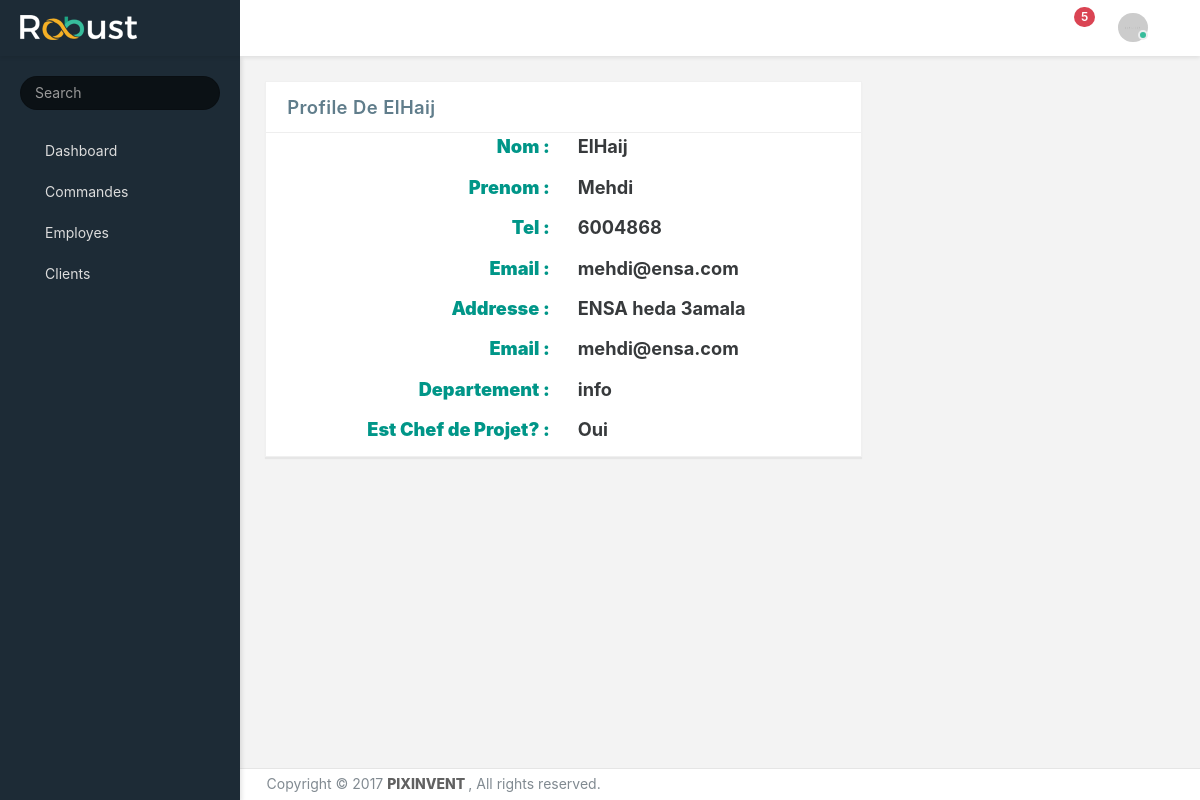
/employe/info.php?id=1, run on an earlier commit of the app's database.
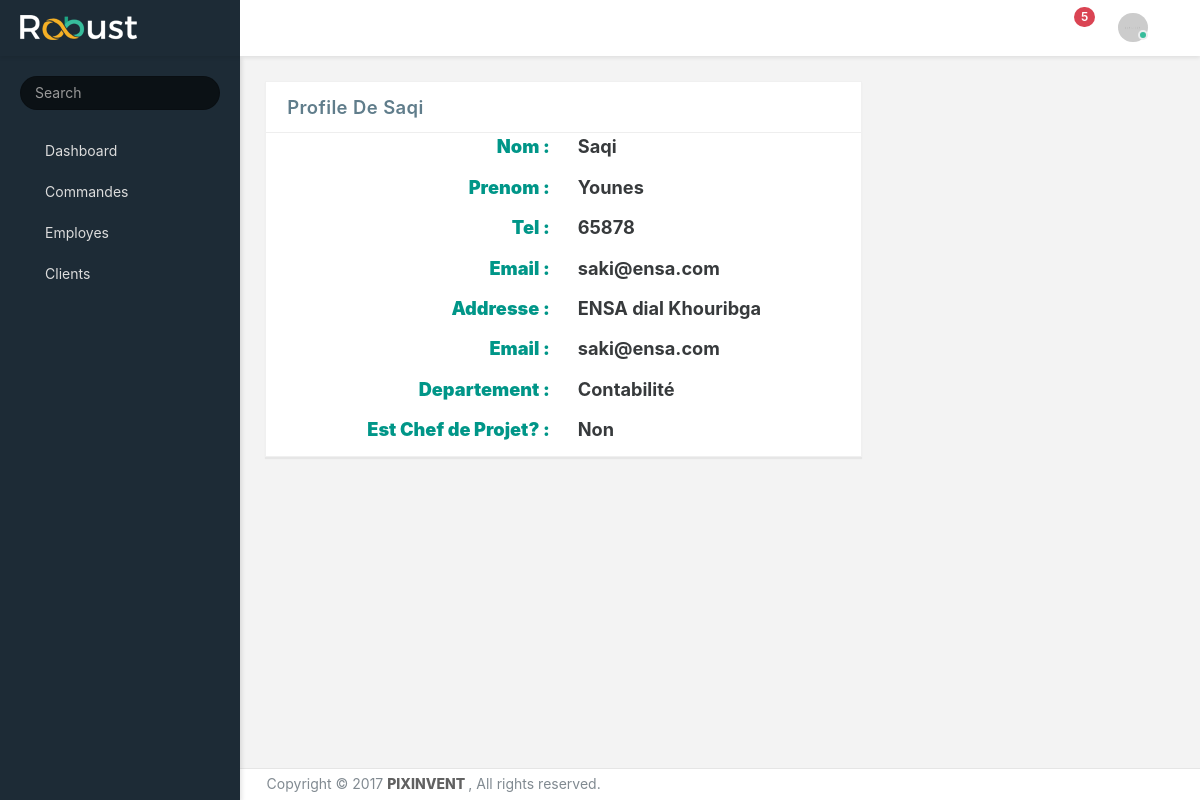
And on a later commit of the database.
### tables this page shows
CREATE TABLE employers(
   id         int           NOT NULL     AUTO_INCREMENT,
   nom      VARCHAR (20)    NOT NULL,
   prenom   VARCHAR (20)    NOT NULL,
   tel      INT             NOT NULL,
   address  VARCHAR (40)    NOT NULL,
   email    VARCHAR (100)   NOT NULL CHECK (email LIKE '%_@__%.__%'),
   departement  VARCHAR (100)             NOT NULL,
   est_chefdep BOOLEAN         NOT NULL default 0,
   password VARCHAR (30)    NOT NULL,
   PRIMARY KEY (id)
);

### include/outils.php (called while the page is built, shortened)
<?php
require_once('basedonner.php');
function template($nom, $data = array())
{
    extract($data);
    require __DIR__ . '/../templates/' . $nom . '.php';
}
function lien($lien)
{
    return site . $lien;
}
function asset($path) {
    return lien('/public/' . $path);
}

### include/Basedonner.php (called while the page is built, shortened)
<?php
class BaseDonner
{
    function __construct($table, $columns)
    {
        $this->columns = $columns;
        $prop = array();
        foreach ($this->columns as $col) {
            $prop[$col] = '';
        }
        try{
            $this->db = new PDO('mysql:host=' . db_host . ';dbname=' . db_name, db_user, db_pass);
        }
        catch(PDOException $ex){
            die('impossible de se connecter a la base de donner');
        }
    }
    public static function trouver($col, $val)
    {
        $personne = new static();
        $stmt = $personne->db->prepare("SELECT * FROM " . static::table . " WHERE $col = :val limit 1");
        $stmt->execute(array(
                        ':val' => $val,
                       ));
        if ($stmt->rowCount() == 0)
            return false;
        else{
            $resultat = $stmt->fetchObject();
            foreach ($personne->columns as $col) {
                if(array_key_exists($col, $resultat))
                    $personne->$col = $resultat->$col;
            }
            $personne->id = $resultat->id;
            return $personne;
        }
    }
}

### employe/info.php (the view, shortened to what this page needs)
<?php
require __DIR__. '/../include/outils.php';
$employe = Employers::trouver('id', $_GET['id']);
?>
<?php
    template('header');
?>
<div data-scroll-to-active="true" class="main-menu menu-fixed menu-dark menu-accordion menu-shadow">
    <?php template('sidebar'); ?>
</div>
<nav class="header-navbar navbar navbar-with-menu navbar-fixed-top navbar-semi-dark navbar-shadow">
    <?php template('nav'); ?>
</nav>
<div class="app-content content container-fluid">
    <div class="content-wrapper">
        <div class="row">
            <div class="col-md-8">
                <div class="card">
                    <div class="card-header">
                        <h4 class="card-title blue-grey">Profile de <?= $employe->nom ?></h4>
                        <div class="heading-elements">
                            <ul class="list-inline mb-0">
                                <li><a data-action="reload"><i class="icon-reload"></i></a></li>
                                <li><a data-action="expand"><i class="icon-expand2"></i></a></li>
                            </ul>
                        </div>
                    </div>
                    <div class="card-body">
                        <div class="form-body">
                            <div class="row">
                                <div class="col-md-6">
                                    <p class="text-xs-right teal text-bold-900 font-medium-3">Nom :</p>
                                </div>
                                <div class="col-md-6 text-bold-700 font-medium-3">
                                    <p><?= $employe->nom ?></p>
                                </div>
                            </div>
                            <div class="row">
                                <div class="col-md-6">
                                    <p class="text-xs-right teal text-bold-900 font-medium-3">Prenom :</p>
                                </div>
                                <div class="col-md-6 text-bold-700 font-medium-3">
                                    <p><?= $employe->prenom ?></p>
                                </div>
                            </div>
                            <div class="row">
                                <div class="col-md-6">
                                    <p class="text-xs-right teal text-bold-900 font-medium-3">Tel :</p>
                                </div>
                                <div class="col-md-6 text-bold-700 font-medium-3">
                                    <p><?= $employe->tel ?></p>
                                </div>
                            </div>
                            <div class="row">
                                <div class="col-md-6">
                                    <p class="text-xs-right teal text-bold-900 font-medium-3">Email :</p>
                                </div>
                                <div class="col-md-6 text-bold-700 font-medium-3">
                                    <p><?= $employe->email ?></p>
                                </div>
                            </div>
                            <div class="row">
                                <div class="col-md-6">
                                    <p class="text-xs-right teal text-bold-900 font-medium-3">Addresse :</p>
                                </div>
                                <div class="col-md-6 text-bold-700 font-medium-3">
                                    <p><?= $employe->address ?></p>
                                </div>
                            </div>
                            <div class="row">
                                <div class="col-md-6">
                                    <p class="text-xs-right teal text-bold-900 font-medium-3">Email :</p>
                                </div>
                                <div class="col-md-6 text-bold-700 font-medium-3">
                                    <p><?= $employe->email ?></p>
                                </div>
                            </div>
                            <div class="row">
                                <div class="col-md-6">
                                    <p class="text-xs-right teal text-bold-900 font-medium-3">Departement :</p>
                                </div>
                                <div class="col-md-6 text-bold-700 font-medium-3">
                                    <p><?= $employe->departement ?></p>
                                </div>
                            </div>
                            <div class="row">
                                <div class="col-md-6">
                                    <p class="text-xs-right teal text-bold-900 font-medium-3">Est Chef de Projet? :</p>
                                </div>
                                <div class="col-md-6 text-bold-700 font-medium-3">
                                    <p><?= $employe->est_chefdep ? "Oui" : "Non" ?></p>
                                </div>
                            </div>
                        </div>
                    </div>
            </div>
            </div>
        </div>
    </div>
</div>
<?php
    template('footer');
?>

### templates/header.php (shortened to what this page needs)
<!DOCTYPE html>
<html lang="en" data-textdirection="ltr" class="loading">
  <head>
    <link rel="stylesheet" type="text/css" href="<?= lien('/public/css/bootstrap.css') ?>">
    <link rel="stylesheet" type="text/css" href="<?= lien('/public/fonts/icomoon.css') ?>">
    <link rel="stylesheet" type="text/css" href="<?= lien('/public/fonts/flag-icon-css/css/flag-icon.min.css') ?>">
    <link rel="stylesheet" type="text/css" href="<?= lien('/public/vendors/css/extensions/pace.css') ?>">
    <link rel="stylesheet" type="text/css" href="<?= lien('/public/css/bootstrap-extended.css') ?>">
    <link rel="stylesheet" type="text/css" href="<?= lien('/public/css/app.css') ?>">
    <link rel="stylesheet" type="text/css" href="<?= lien('/public/css/colors.css') ?>">
    <link rel="stylesheet" type="text/css" href="<?= lien('/public/css/core/menu/menu-types/vertical-menu.css') ?>">
    <link rel="stylesheet" type="text/css" href="<?= lien('/public/css/core/menu/menu-types/vertical-overlay-menu.css') ?>">
    <link rel="stylesheet" type="text/css" href="<?= lien('/public/css/core/colors/palette-gradient.css') ?>">
    <link rel="stylesheet" type="text/css" href="<?= lien('/public/css/style.css') ?>">
  </head>
  <body data-open="click" data-menu="vertical-menu" data-col="2-columns" class="<?= (isset($noMenu) || $noMenu == true) ? '1-columns  blank-page blank-page ' : 'vertical-layout vertical-menu 2-columns fixed-navbar '; ?>">

### templates/sidebar.php
<div class="main-menu-header">
  <input type="text" placeholder="Search" class="menu-search form-control round" />
</div>
<div class="main-menu-content">
  <ul id="main-menu-navigation" data-menu="menu-navigation" class="navigation navigation-main">
    <li class=" nav-item">
      <a href="<?= lien('/backoffice.php'); ?>">
        <i class="icon-home3"></i>
        <span class="menu-title">Dashboard</span>
      </a>
    </li>
    <li class=" nav-item">
      <a href="<?= lien('/Commande/'); ?>">
        <i class="icon-newspaper"></i>
        <span class="menu-title">Commandes</span>
      </a>
    </li>
    <li class=" nav-item">
      <a href="<?= lien('/employe/'); ?>">
        <i class="icon-users2"></i>
        <span class="menu-title">Employes</span>
      </a>
    </li>
    <li class=" nav-item">
      <a href="<?= lien('/clients/'); ?>">
        <i class="icon-users2"></i>
        <span class="menu-title">Clients</span>
      </a>
    </li>
  </ul>
</div>

### templates/nav.php (shortened to what this page needs)
<div class="navbar-wrapper">
  <div class="navbar-header">
    <ul class="nav navbar-nav">
      <li class="nav-item">
        <a href="index.html" class="navbar-brand nav-link">
          <img alt="branding logo" src="<?= asset('images/logo/robust-logo-light.png') ?>" class="brand-logo">
        </a>
      </li>
    </ul>
  </div>
  <div class="navbar-container content container-fluid">
    <div id="navbar-mobile" class="collapse navbar-toggleable-sm">
    <ul class="nav navbar-nav">
        <li class="nav-item hidden-sm-down">
          <a class="nav-link nav-menu-main menu-toggle hidden-xs">
            <i class="icon-menu5"> </i>
          </a>
        </li>
        <li class="nav-item hidden-sm-down">
          <a href="#" class="nav-link nav-link-expand">
            <i class="ficon icon-expand2"></i>
          </a>
        </li>
      </ul>
      <ul class="nav navbar-nav float-xs-right">
        <li class="dropdown dropdown-notification nav-item">
          <a href="#" data-toggle="dropdown" class="nav-link nav-link-label">
            <i class="ficon icon-bell4"></i>
            <span class="tag tag-pill tag-default tag-danger tag-default tag-up">5</span>
          </a>
        </li>
        <li class="dropdown dropdown-user nav-item">
          <a href="#" data-toggle="dropdown" class="dropdown-toggle nav-link dropdown-user-link">
            <span class="avatar avatar-online">
              <img src="<?= asset('images/portrait/small/avatar-s-1.png') ?>" alt="avatar">
              <i></i>
            </span>
          </a>
        </li>
      </ul>
    </div>
  </div>
</div>

### templates/footer.php (shortened to what this page needs)
    <footer class="footer footer-light navbar-border">
      <p class="clearfix text-muted text-sm-center mb-0 px-2"><span class="float-md-left d-xs-block d-md-inline-block">Copyright  &copy; 2017 <a href="https://themeforest.net/user/pixinvent/portfolio?ref=pixinvent" target="_blank" class="text-bold-800 grey darken-2">PIXINVENT </a>, All rights reserved. </span><span class="float-md-right d-xs-block d-md-inline-block">Hand-crafted & Made with <i class="icon-heart5 pink"></i></span></p>
    </footer>
  </body>
</html>

### public/css/app.css (style rules this page uses)
@media (max-width: 1366px) { html { font-size: 14px; } }
html { height: 100%; }
html body { height: 100%; background-color: #F3F3F3; direction: ltr; }
html body.fixed-navbar { padding-top: 4rem; }
html body .content { padding: 0; transition: 300ms ease all; backface-visibility: hidden; }
html body .content .content-wrapper { padding: 1.8rem; }
footer.footer { padding: 0.4rem; }
footer.navbar-border { border-top: 1px solid rgba(0, 0, 0, 0.1); }
footer.footer-light { background: #FFFFFF; }
.main-menu { z-index: 1000; position: absolute; display: table-cell; }
.main-menu.menu-dark { color: #dcdcdc; background: #1D2B36; }
.main-menu.menu-dark .main-menu-header { padding: 20px; }
.main-menu.menu-dark .main-menu-header .menu-search { background: #0b1115; padding: 0.5rem 1rem; color: #c3c3c3; }
.main-menu.menu-dark .navigation { background: #1D2B36; }
.main-menu.menu-dark .navigation li a { color: #dcdcdc; }
.main-menu.menu-dark .navigation > li { padding: 0; }
.main-menu.menu-dark .navigation > li > a { padding: 8px 20px; }
.main-menu.menu-dark .navigation > li > a i { position: relative; top: 3px; }
.main-menu.menu-fixed { position: fixed; height: 100%; top: 4rem; height: calc(100% - 4rem); }
.main-menu.menu-shadow { box-shadow: 2px 2px 4px rgba(0, 0, 0, 0.1); }
.main-menu .main-menu-content { height: 100%; position: relative; }
.main-menu ul { list-style: none; margin: 0; padding: 0; }
.main-menu ul.navigation-main { overflow-x: hidden; }
.main-menu a { outline: none; }
.navigation { font-size: 1rem; overflow-y: hidden; padding-bottom: 20px; }
.navigation li { position: relative; white-space: nowrap; }
.navigation li a { display: block; text-overflow: ellipsis; overflow: hidden; }
.avatar { position: relative; display: inline-block; width: 30px; white-space: nowrap; border-radius: 1000px; vertical-align: bottom; }
.avatar i { position: absolute; right: -7px; bottom: 2px; width: 10px; height: 10px; border: 2px solid #eceeef; border-radius: 100%; }
.avatar img { width: 100%; max-width: 100%; height: auto; border: 0 none; border-radius: 1000px; }
.avatar-online i { background-color: #37BC9B; }
.ps-container { -ms-touch-action: none; touch-action: none; overflow: hidden !important; -ms-overflow-style: none; }
.ps-theme-light { -ms-touch-action: none; touch-action: none; overflow: hidden !important; -ms-overflow-style: none; }
@media screen and (min-width: 0px) { body:after { content: "xs - min-width: 0px"; } }
@media screen and (min-width: 544px) { body:after { content: "sm - min-width: 544px"; } }
@media screen and (min-width: 768px) { body:after { content: "md - min-width: 768px"; } }
@media screen and (min-width: 992px) { body:after { content: "lg - min-width: 992px"; } }
@media screen and (min-width: 1200px) { body:after { content: "xl - min-width: 1200px"; } }
body:after { display: none; }

### public/css/core/menu/menu-types/vertical-menu.css (style rules this page uses)
body.vertical-layout.vertical-menu.menu-expanded .navbar .navbar-header { float: left; width: 240px; }
body.vertical-layout.vertical-menu.menu-expanded .navbar .navbar-container { margin-left: 240px; }
body.vertical-layout.vertical-menu.menu-expanded .main-menu { width: 240px; transition: 300ms ease all; backface-visibility: hidden; }
body.vertical-layout.vertical-menu.menu-expanded .main-menu .navigation > li > a > i { margin-right: 12px; float: left; }
body.vertical-layout.vertical-menu.menu-expanded .main-menu .navigation > li > a > i:before { font-size: 1.2rem; }
body.vertical-layout.vertical-menu.menu-expanded .main-menu .navigation > li > a > span { display: inline-block; }
body.vertical-layout.vertical-menu.menu-expanded .content, body.vertical-layout.vertical-menu.menu-expanded .footer { margin-left: 240px; }
@media (min-width: 992px) { body.vertical-layout.vertical-menu .main-menu { width: 240px; } }
@media (min-width: 992px) { body.vertical-layout.vertical-menu .navbar .navbar-header { width: 240px; } }
@media (min-width: 992px) { body.vertical-layout.vertical-menu .content, body.vertical-layout.vertical-menu .footer { margin-left: 240px; } }

### public/css/style.css (style rules this page uses)
footer.footer { width: 100%; position: fixed; bottom: 0; }

What changed in the data, as far as the page shows it:
changed employers: nom "ElHaij" → "Saqi"; prenom "Mehdi" → "Younes"; tel "6004868" → "65878"; email "mehdi@ensa.com" → "saki@ensa.com"; address "ENSA heda 3amala" → "ENSA dial Khouribga"; departement "info" → "Contabilité"
Also different on the page:
text no longer shown: "Oui"
text now shown: "Non"
